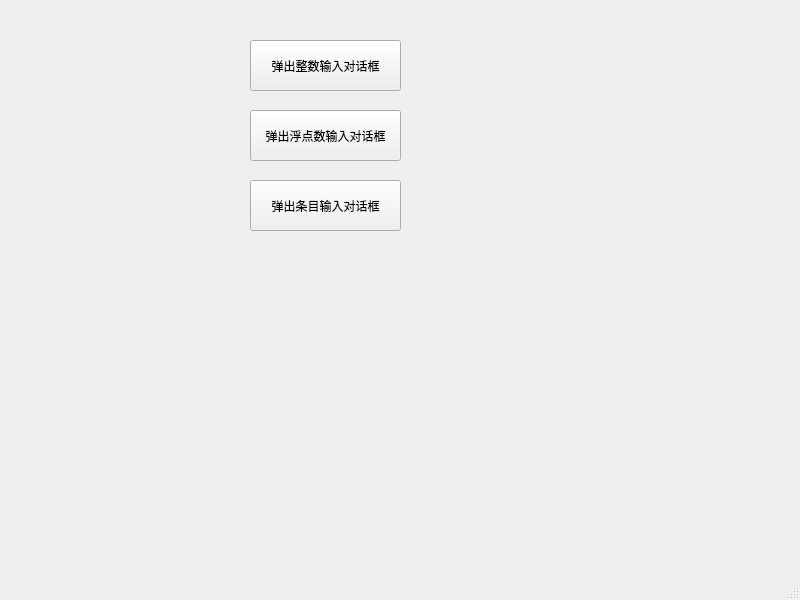
<?xml version="1.0" encoding="UTF-8"?>
<ui version="4.0">
 <class>MainWindow</class>
 <widget class="QMainWindow" name="MainWindow">
  <property name="geometry">
   <rect>
    <x>0</x>
    <y>0</y>
    <width>800</width>
    <height>600</height>
   </rect>
  </property>
  <property name="windowTitle">
   <string>MainWindow</string>
  </property>
  <widget class="QWidget" name="centralwidget">
   <widget class="QPushButton" name="pushButton">
    <property name="geometry">
     <rect>
      <x>250</x>
      <y>40</y>
      <width>151</width>
      <height>51</height>
     </rect>
    </property>
    <property name="text">
     <string>弹出整数输入对话框</string>
    </property>
   </widget>
   <widget class="QPushButton" name="pushButton_2">
    <property name="geometry">
     <rect>
      <x>250</x>
      <y>110</y>
      <width>151</width>
      <height>51</height>
     </rect>
    </property>
    <property name="text">
     <string>弹出浮点数输入对话框</string>
    </property>
   </widget>
   <widget class="QPushButton" name="pushButton_3">
    <property name="geometry">
     <rect>
      <x>250</x>
      <y>180</y>
      <width>151</width>
      <height>51</height>
     </rect>
    </property>
    <property name="text">
     <string>弹出条目输入对话框</string>
    </property>
   </widget>
  </widget>
  <widget class="QMenuBar" name="menubar">
   <property name="geometry">
    <rect>
     <x>0</x>
     <y>0</y>
     <width>800</width>
     <height>21</height>
    </rect>
   </property>
  </widget>
  <widget class="QStatusBar" name="statusbar"/>
 </widget>
 <resources/>
 <connections/>
</ui>
